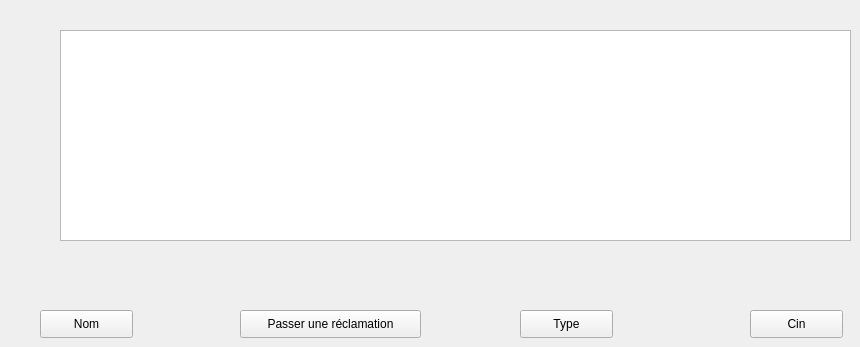
            <widget class="QWidget" name="tab_19">
             <attribute name="title">
              <string>Planing des employés</string>
             </attribute>
             <widget class="QTableView" name="tab_tri">
              <property name="geometry">
               <rect>
                <x>60</x>
                <y>30</y>
                <width>791</width>
                <height>211</height>
               </rect>
              </property>
             </widget>
             <widget class="QPushButton" name="pb_tri">
              <property name="geometry">
               <rect>
                <x>40</x>
                <y>310</y>
                <width>93</width>
                <height>28</height>
               </rect>
              </property>
              <property name="text">
               <string>Nom</string>
              </property>
             </widget>
             <widget class="QPushButton" name="pb_type">
              <property name="geometry">
               <rect>
                <x>520</x>
                <y>310</y>
                <width>93</width>
                <height>28</height>
               </rect>
              </property>
              <property name="text">
               <string>Type</string>
              </property>
             </widget>
             <widget class="QPushButton" name="pb_cin">
              <property name="geometry">
               <rect>
                <x>750</x>
                <y>310</y>
                <width>93</width>
                <height>28</height>
               </rect>
              </property>
              <property name="text">
               <string>Cin</string>
              </property>
             </widget>
             <widget class="QPushButton" name="pushButton">
              <property name="geometry">
               <rect>
                <x>240</x>
                <y>310</y>
                <width>181</width>
                <height>28</height>
               </rect>
              </property>
              <property name="text">
               <string>Passer une réclamation</string>
              </property>
             </widget>
            </widget>
